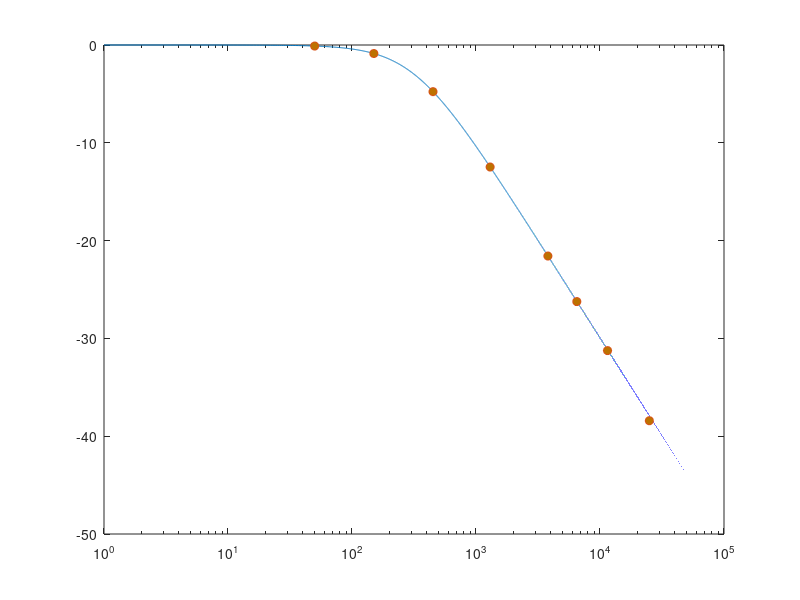

The MATLAB script that drew this image: (Note: this script raises an error after producing the figure.)
r = 1000;
l = 0.500;
x = [1:1:100000];
y = 20*log10(r./sqrt((r*r)+(power(l*x*2*pi,2))));
x1=[50, 150, 450, 1300, 3800, 6500, 11500, 25000];
y1=[-0.107, -0.871, -4.770, -12.476, -21.577, -26.232, -31.245, -38.416];
semilogx(x,y,x1,y1,'o','MarkerFaceColor',[0.741 0.447 0])
str = {'R = 1 k\Omega','L = 500 mH'};
annotation('textbox','String',str,'FitBoxToText','on');
legend('Theoretical', 'Observed')
xlabel('Frequency (Hz)')
ylabel('Magnitude (dB)')
title('Frequency Response of Low Pass RL Filter')
grid on